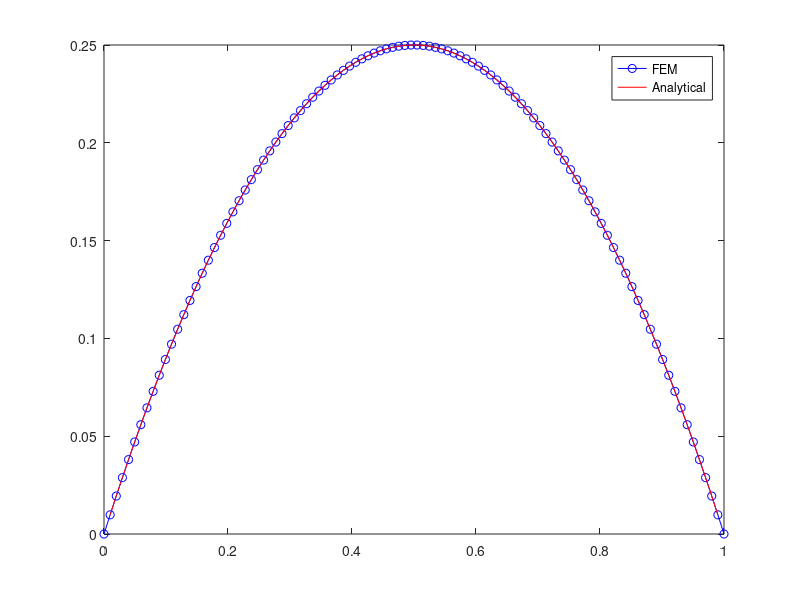

The MATLAB script that drew this image:
close all
m = 100;
h = 1./(m+1);
A = zeros(m,m);
x = (1:m)*h; x0 = 0; xm = 1;
 for i=1:m
     A(i,i) = 2/h+(6*i^2 + 2)/3*h;
     if i<m
         A(i,i+1) = -1/h - (3*i^2 + 3*i + 1)/3*h;
         A(i+1,i) = A(i,i+1);
     end
 end
 %A(m,m-1) = A(m-1,m);
 f = zeros(m,1);
 for i=2:m-1
     f(i) = -2/h*(3/4*(x(i)^4 - x(i-1)^4) ...
     - (x(i-1) + 1/3)*(x(i)^3 - x(i-1)^3) ...
            + 1/2*(x(i)^2 - x(i-1)^2)*(x(i-1) + 1) - h*x(i-1));
     f(i) = f(i) - 2/h*((x(i+1) + 1/3)*(x(i+1)^3 - x(i)^3) ...
     - 3/4*(x(i+1)^4 ...
     - x(i)^4) - 1/2*(x(i+1)+1)*(x(i+1)^2 - x(i)^2) + h*x(i+1));
 end
 f(1) = -2/h*(3/4*(x(1)^4 - x0^4) - (x0 + 1/3)*(x(1)^3 - x0^3) ...
        + 1/2*(x(1)^2 - x0^2)*(x0 + 1) - h*x0);
 f(1) = f(1)- 2/h*((x(2) + 1/3)*(x(2)^3 - x(1)^3) ...
    - 3/4*(x(2)^4 - x(1)^4) ...
        - 1/2*(x(2)+1)*(x(2)^2 - x(1)^2) + h*x(2));
 
 f(m) = -2/h*(3/4*(x(m)^4 - x(m-1)^4) - (x(m-1) + 1/3)*(x(m)^3 - x(m-1)^3) ...
 + 1/2*(x(m)^2 - x(m-1)^2)*(x(m-1) + 1) - h*x(m-1));
 f(m) = f(m) - 2/h*((xm + 1/3)*(xm^3 - x(m)^3) - 3/4*(xm^4 - x(m)^4) ...
 - 1/2*(xm+1)*(xm^2 - x(m)^2) + h*xm);
 u = -A\f;
 utrue = x.*(1-x); utrue = utrue';
 err = norm(u - utrue);
 close all
 plot([x0, x, xm], [0; u; 0], 'bo-')
 hold on
 plot(x, utrue, 'r-')
 legend('FEM', 'Analytical')
 disp(err)